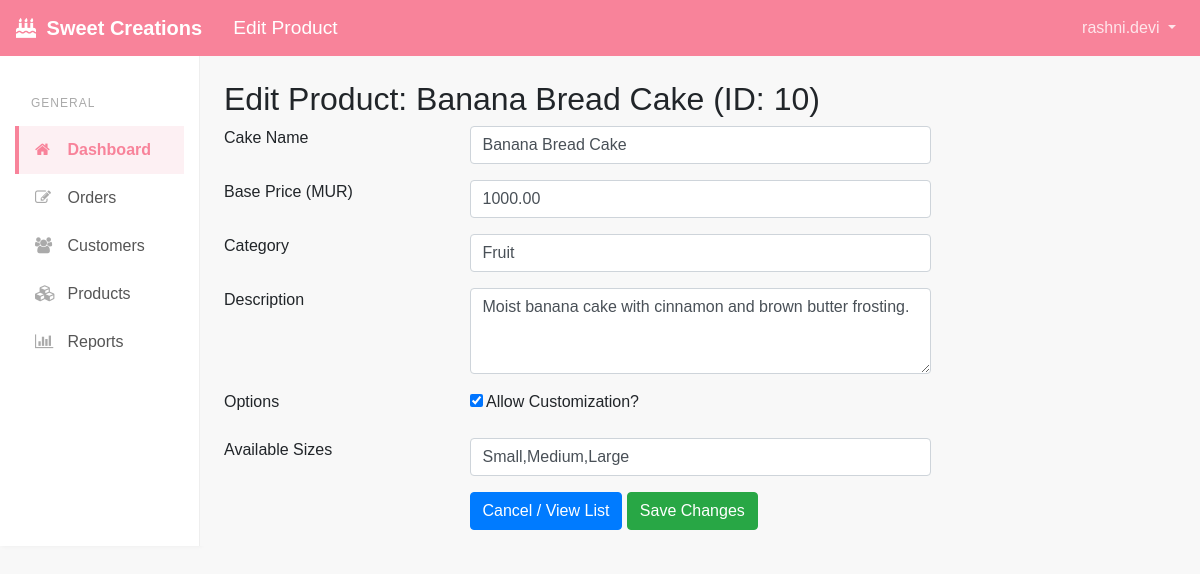
The page /products/edit_product.php?id=10 (signed in) on the database its author committed.
### tables this page shows
CREATE TABLE `PRODUCTS` (
  `product_id` int(11) NOT NULL AUTO_INCREMENT,
  `cake_name` varchar(100) NOT NULL,
  `base_price` decimal(10,2) NOT NULL,
  `category` varchar(50) DEFAULT NULL,
  `description` text,
  `custom_available` tinyint(1) NOT NULL DEFAULT '0',
  `size_options` varchar(255) DEFAULT NULL,  
  PRIMARY KEY (`product_id`)
);

### includes/functions.php (called while the page is built, shortened)
<?php
function connectDB() {
    $dsn = 'mysql:host=' . DB_HOST . ';dbname=' . DB_NAME . ';charset=utf8mb4';
    $options = [
        PDO::ATTR_ERRMODE            => PDO::ERRMODE_EXCEPTION,
        PDO::ATTR_DEFAULT_FETCH_MODE => PDO::FETCH_ASSOC,
        PDO::ATTR_EMULATE_PREPARES   => false,
    ];
    try {
        $pdo = new PDO($dsn, DB_USER, DB_PASS, $options);
        return $pdo;
    } catch (PDOException $e) {
        error_log("Database Connection Error: " . $e->getMessage());
        echo "Error connecting to the database. Please check configuration or contact support.";
        exit;
    }
}
function getProductById($id) {
    $conn = connectDB();
    try {
        $sql = "SELECT * FROM PRODUCTS WHERE product_id = :id";
        $stmt = $conn->prepare($sql);
        $stmt->bindParam(':id', $id, PDO::PARAM_INT);
        $stmt->execute();
        return $stmt->fetch(PDO::FETCH_ASSOC);
    } catch (PDOException $e) {
        error_log("Get product by ID error: " . $e->getMessage());
        return false;
    } finally {
        $conn = null;
    }
}
?>

### products/edit_product.php (the view, shortened to what this page needs)
<?php
require_once '../includes/functions.php';
$productId = isset($_GET['id']) ? (int)$_GET['id'] : 0;
$productData = getProductById($productId);
$originalData = $productData;
include '../includes/header.php';
?>
<div class="row">
    <div class="col-md-12">
        <div class="x_panel">
            <div class="x_title">
                <h2>Edit Product: <?php echo htmlspecialchars($originalData['cake_name']); ?> (ID: <?php echo $productId; ?>)</h2>
            </div>
            <div class="x_content">
                <form action="edit_product.php?id=<?php echo $productId; ?>" method="post" class="form-horizontal form-label-left">
                     <div class="form-group row">
                        <label class="control-label col-md-3 col-sm-3 required" for="cake_name">Cake Name</label>
                        <div class="col-md-6 col-sm-6">
                            <input type="text" id="cake_name" name="cake_name" required="required" class="form-control" value="<?php echo htmlspecialchars($productData['cake_name']); ?>">
                        </div>
                    </div>
                     <div class="form-group row">
                        <label class="control-label col-md-3 col-sm-3 required" for="base_price">Base Price (MUR)</label>
                        <div class="col-md-6 col-sm-6">
                            <input type="number" step="0.01" min="0" id="base_price" name="base_price" required="required" class="form-control" value="<?php echo htmlspecialchars($productData['base_price']); ?>">
                        </div>
                    </div>
                    <div class="form-group row">
                        <label class="control-label col-md-3 col-sm-3" for="category">Category</label>
                        <div class="col-md-6 col-sm-6">
                            <input type="text" id="category" name="category" class="form-control" placeholder="Optional (e.g., Chocolate, Vanilla, Fruit)" value="<?php echo htmlspecialchars($productData['category']); ?>">
                        </div>
                    </div>
                    <div class="form-group row">
                        <label class="control-label col-md-3 col-sm-3" for="description">Description</label>
                        <div class="col-md-6 col-sm-6">
                            <textarea id="description" name="description" class="form-control" rows="3" placeholder="Optional"><?php echo htmlspecialchars($productData['description']); ?></textarea>
                        </div>
                    </div>
                    <div class="form-group row">
                        <label class="control-label col-md-3 col-sm-3">Options</label>
                        <div class="col-md-6 col-sm-6">
                             <div class="checkbox">
                                <label>
                                    <input type="checkbox" name="custom_available" value="1" <?php echo !empty($productData['custom_available']) ? 'checked' : ''; ?>> Allow Customization?
                                </label>
                            </div>
                        </div>
                    </div>
                     <div class="form-group row">
                        <label class="control-label col-md-3 col-sm-3" for="size_options">Available Sizes</label>
                        <div class="col-md-6 col-sm-6">
                            <input type="text" id="size_options" name="size_options" class="form-control" placeholder="Optional (e.g., Small, Medium, Large)" value="<?php echo htmlspecialchars($productData['size_options']); ?>">
                        </div>
                    </div>
                    <div class="form-group row">
                        <div class="col-md-6 col-sm-6 offset-md-3">
                            <a href="products.php" class="btn btn-primary">Cancel / View List</a>
                            <button type="submit" class="btn btn-success">Save Changes</button>
                        </div>
                    </div>
                </form>
            </div>
        </div>
    </div>
</div>
<?php include '../includes/footer.php'; ?>

### assets/css/app.css (style rules this page uses)
:root { --sweet-pink: #f8839a; --sweet-light-gray: #f8f8f8; --sweet-text-color: #555; --sweet-sidebar-bg: #ffffff; --sweet-sidebar-link-color: #555; --sweet-sidebar-link-active-color: var(--sweet-pink); --sweet-sidebar-link-active-bg: #fdf0f3; }
body { font-family: sans-serif; background-color: var(--sweet-light-gray); }

### rows shown on the page
products: cake_name "Banana Bread Cake", base_price "1000.00", category "Fruit", description "Moist banana cake with cinnamon and brown butter frosting.", custom_available "☑", size_options "Small,Medium,Large"

### other values the page prints
$pageTitle "Edit Product"
$_SESSION['username'] "rashni.devi"
$productId "10"
